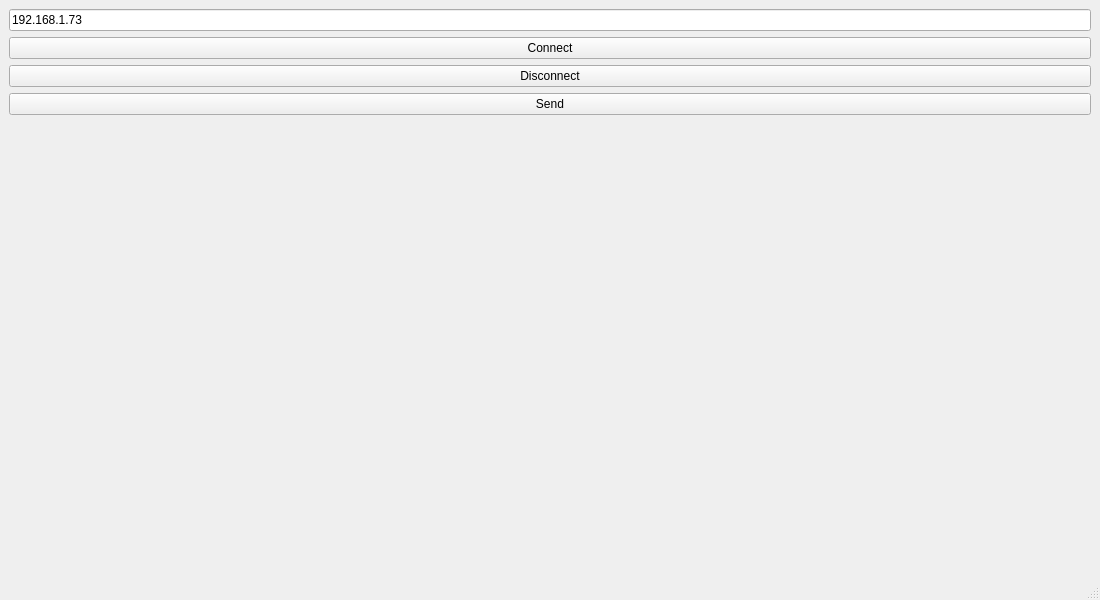
<?xml version="1.0" encoding="UTF-8"?>
<ui version="4.0">
 <class>MainClient</class>
 <widget class="QMainWindow" name="MainClient">
  <property name="geometry">
   <rect>
    <x>0</x>
    <y>0</y>
    <width>1100</width>
    <height>600</height>
   </rect>
  </property>
  <property name="windowTitle">
   <string>MainClient</string>
  </property>
  <widget class="QWidget" name="centralwidget">
   <layout class="QVBoxLayout" name="verticalLayout" stretch="10,1,1,1,1,1">
    <item>
     <layout class="QVBoxLayout" name="plot"/>
    </item>
    <item>
     <widget class="QLineEdit" name="qlineedit_host">
      <property name="text">
       <string>192.168.1.73</string>
      </property>
     </widget>
    </item>
    <item>
     <widget class="QPushButton" name="qpsh_connect">
      <property name="text">
       <string>Connect</string>
      </property>
     </widget>
    </item>
    <item>
     <widget class="QPushButton" name="qpsh_disconnect">
      <property name="text">
       <string>Disconnect</string>
      </property>
     </widget>
    </item>
    <item>
     <widget class="QPushButton" name="qpsh_send">
      <property name="text">
       <string>Send</string>
      </property>
     </widget>
    </item>
    <item>
     <spacer name="verticalSpacer">
      <property name="orientation">
       <enum>Qt::Orientation::Vertical</enum>
      </property>
      <property name="sizeHint" stdset="0">
       <size>
        <width>20</width>
        <height>40</height>
       </size>
      </property>
     </spacer>
    </item>
   </layout>
  </widget>
  <widget class="QMenuBar" name="menubar">
   <property name="geometry">
    <rect>
     <x>0</x>
     <y>0</y>
     <width>1100</width>
     <height>24</height>
    </rect>
   </property>
  </widget>
  <widget class="QStatusBar" name="statusbar"/>
 </widget>
 <resources/>
 <connections/>
</ui>
